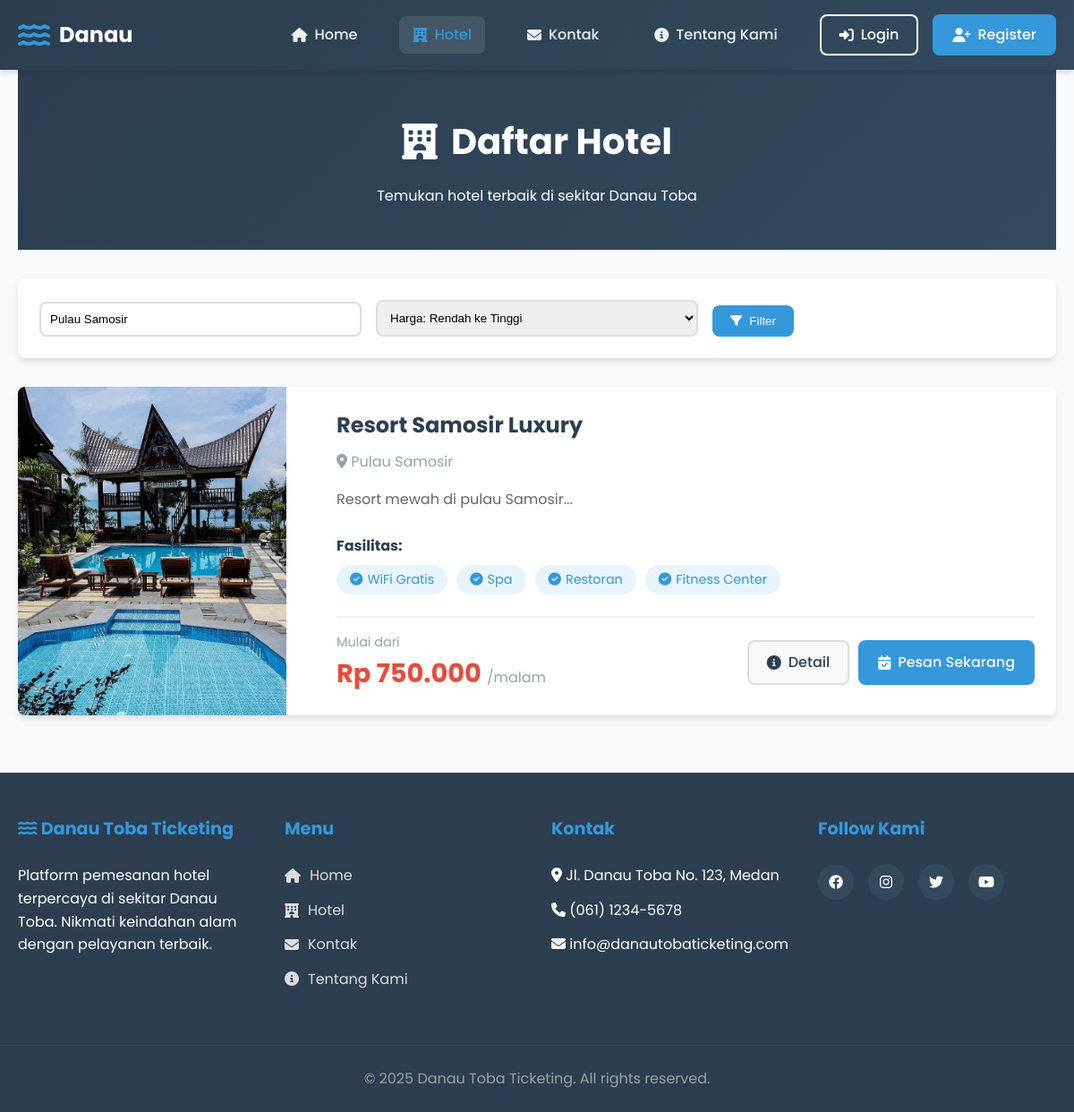
Screenshot of /pages/hotels.php?location=Pulau Samosir with the database file from the repository.
### tables this page shows
CREATE TABLE hotels (
    id INT PRIMARY KEY AUTO_INCREMENT,
    name VARCHAR(100) NOT NULL,
    description TEXT,
    location VARCHAR(200),
    price_per_night DECIMAL(10,2),
    amenities TEXT,
    image_url VARCHAR(255),
    is_recommended BOOLEAN DEFAULT FALSE,
    created_by INT,
    created_at TIMESTAMP DEFAULT CURRENT_TIMESTAMP,
    FOREIGN KEY (created_by) REFERENCES users(id)
);

### pages/hotels.php (the view, shortened to what this page needs)
<?php
require_once '../includes/header.php';
$conn = getConnection();
$search_location = isset($_GET['location']) ? $_GET['location'] : '';
$query = "SELECT * FROM hotels WHERE 1=1";
$params = [];
$types = "";
if (!empty($search_location)) {
    $query .= " AND (location LIKE ? OR name LIKE ?)";
    $search_term = "%$search_location%";
    $params[] = $search_term;
    $params[] = $search_term;
    $types .= "ss";
}
$stmt = $conn->prepare($query);
if (!empty($params)) {
    $stmt->bind_param($types, ...$params);
}
$stmt->execute();
$result = $stmt->get_result();
?>
<div class="container">
    <div class="page-header">
        <h1><i class="fas fa-hotel"></i> Daftar Hotel</h1>
        <p>Temukan hotel terbaik di sekitar Danau Toba</p>
    </div>
    <div class="filter-box">
        <form method="GET" class="filter-form">
            <div class="filter-row">
                <div class="filter-group">
                    <input type="text" name="location" placeholder="Cari lokasi..."
                        value="<?php echo htmlspecialchars($search_location); ?>">
                </div>
                <div class="filter-group">
                    <select name="sort_by">
                        <option value="price_asc">Harga: Rendah ke Tinggi</option>
                    </select>
                </div>
                <div class="filter-group">
                    <button type="submit" class="btn-filter">
                        <i class="fas fa-filter"></i> Filter
                    </button>
                </div>
            </div>
        </form>
    </div>
    <div class="hotels-container">
        <?php if ($result->num_rows > 0): ?>
            <div class="hotels-grid">
                <?php while ($hotel = $result->fetch_assoc()):
                    $amenities = json_decode($hotel['amenities'], true);
                ?>
                    <div class="hotel-item">
                        <div class="hotel-card-large">
                            <div class="hotel-image">
                                <img src="../img/<?php echo $hotel['image_url'] ?: 'hotelNiagara.jpg'; ?>"
                                    alt="<?php echo htmlspecialchars($hotel['name']); ?>">
                            </div>
                            <div class="hotel-details">
                                <h3><?php echo htmlspecialchars($hotel['name']); ?></h3>
                                <p class="location">
                                    <i class="fas fa-map-marker-alt"></i>
                                    <?php echo htmlspecialchars($hotel['location']); ?>
                                </p>
                                <div class="description">
                                    <?php echo substr(htmlspecialchars($hotel['description']), 0, 150); ?>...
                                </div>
                                <div class="amenities-list">
                                    <h4>Fasilitas:</h4>
                                    <div class="amenities">
                                        <?php if ($amenities): ?>
                                            <?php foreach (array_slice($amenities, 0, 4) as $amenity): ?>
                                                <span class="amenity">
                                                    <i class="fas fa-check-circle"></i>
                                                    <?php echo htmlspecialchars($amenity); ?>
                                                </span>
                                            <?php endforeach; ?>
                                        <?php endif; ?>
                                    </div>
                                </div>
                                <div class="hotel-footer">
                                    <div class="price-box">
                                        <span class="price-label">Mulai dari</span>
                                        <div class="price">
                                            Rp <?php echo number_format($hotel['price_per_night'], 0, ',', '.'); ?>
                                            <span>/malam</span>
                                        </div>
                                    </div>
                                    <div class="action-buttons">
                                        <a href="hotel-detail.php?id=<?php echo $hotel['id']; ?>"
                                            class="btn-detail">
                                            <i class="fas fa-info-circle"></i> Detail
                                        </a>
                                        <a href="booking.php?hotel_id=<?php echo $hotel['id']; ?>"
                                            class="btn-book-now">
                                            <i class="fas fa-calendar-check"></i> Pesan Sekarang
                                        </a>
                                    </div>
                                </div>
                            </div>
                        </div>
                    </div>
                <?php endwhile; ?>
            </div>
        <?php endif; ?>
    </div>
</div>
<?php
require_once '../includes/footer.php';
?>

### assets/style/style.css (style rules this page uses)
* { margin: 0; padding: 0; box-sizing: border-box; }
:root { --primary-color: #2c3e50; --secondary-color: #3498db; --accent-color: #e74c3c; --success-color: #27ae60; --warning-color: #f39c12; --light-color: #ecf0f1; --dark-color: #2c3e50; --gray-color: #95a5a6; --white: #ffffff; --shadow: 0 4px 6px rgba(0, 0, 0, 0.1); --border-radius: 8px; --transition: all 0.3s ease; }
body { font-family: "Poppins", sans-serif; line-height: 1.6; color: #333; background-color: #f8f9fa; }
.container { max-width: 1200px; margin: 0 auto; padding: 0 20px; }
.hotel-image { position: relative; height: 200px; overflow: hidden; }
.hotel-image img { width: 100%; height: 100%; object-fit: cover; transition: transform 0.5s ease; }
.page-header { text-align: center; padding: 3rem 0; background: linear-gradient(135deg, var(--primary-color), #34495e); color: var(--white); margin-bottom: 2rem; }
.page-header h1 { font-size: 2.5rem; margin-bottom: 1rem; display: flex; align-items: center; justify-content: center; gap: 15px; }
.filter-box { background-color: var(--white); padding: 1.5rem; border-radius: var(--border-radius); box-shadow: var(--shadow); margin-bottom: 2rem; }
.filter-form .filter-row { display: flex; gap: 1rem; flex-wrap: wrap; align-items: flex-end; }
.filter-group { flex: 1; min-width: 200px; }
.filter-group input, .filter-group select { width: 100%; padding: 10px; border: 2px solid #ddd; border-radius: var(--border-radius); }
.btn-filter { background-color: var(--secondary-color); color: var(--white); border: none; padding: 10px 20px; border-radius: var(--border-radius); cursor: pointer; display: flex; align-items: center; gap: 8px; }
.hotels-grid { display: flex; flex-direction: column; gap: 2rem; }
.hotel-card-large { display: grid; grid-template-columns: 300px 1fr; gap: 2rem; background-color: var(--white); border-radius: var(--border-radius); overflow: hidden; box-shadow: var(--shadow); }
.hotel-card-large .hotel-image { height: 100%; min-height: 250px; }
.hotel-details { padding: 1.5rem; display: flex; flex-direction: column; justify-content: space-between; }
.hotel-details h3 { font-size: 1.5rem; color: var(--primary-color); margin-bottom: 0.5rem; }
.hotel-details .location { color: var(--gray-color); margin-bottom: 1rem; }
.hotel-details .description { color: #666; margin-bottom: 1.5rem; line-height: 1.8; }
.amenities-list h4 { margin-bottom: 0.5rem; color: var(--primary-color); }
.amenities { display: flex; flex-wrap: wrap; gap: 10px; margin-bottom: 1.5rem; }
.amenity { background-color: #e8f4fc; color: var(--secondary-color); padding: 5px 15px; border-radius: 20px; font-size: 0.9rem; display: flex; align-items: center; gap: 5px; }
.hotel-footer { display: flex; justify-content: space-between; align-items: center; padding-top: 1rem; border-top: 2px solid #f0f0f0; }
.price-box .price-label { display: block; font-size: 0.9rem; color: var(--gray-color); }
.price-box .price { font-size: 1.8rem; font-weight: 700; color: var(--accent-color); }
.price-box .price span { font-size: 1rem; color: var(--gray-color); font-weight: normal; }
.action-buttons { display: flex; gap: 10px; }
.btn-detail, .btn-book-now { padding: 10px 20px; border-radius: var(--border-radius); text-decoration: none; font-weight: 500; display: flex; align-items: center; gap: 8px; transition: var(--transition); }
.btn-detail { background-color: #f8f9fa; color: var(--primary-color); border: 2px solid #ddd; }
.btn-book-now { background-color: var(--secondary-color); color: var(--white); border: 2px solid var(--secondary-color); }

### rows the page displays
hotels: image_url (picture), name "Resort Samosir Luxury", location "Pulau Samosir", description "Resort mewah di pulau Samosir", amenities "WiFi Gratis", amenities "Spa", amenities "Restoran", amenities "Fitness Center", price_per_night "750.000"
